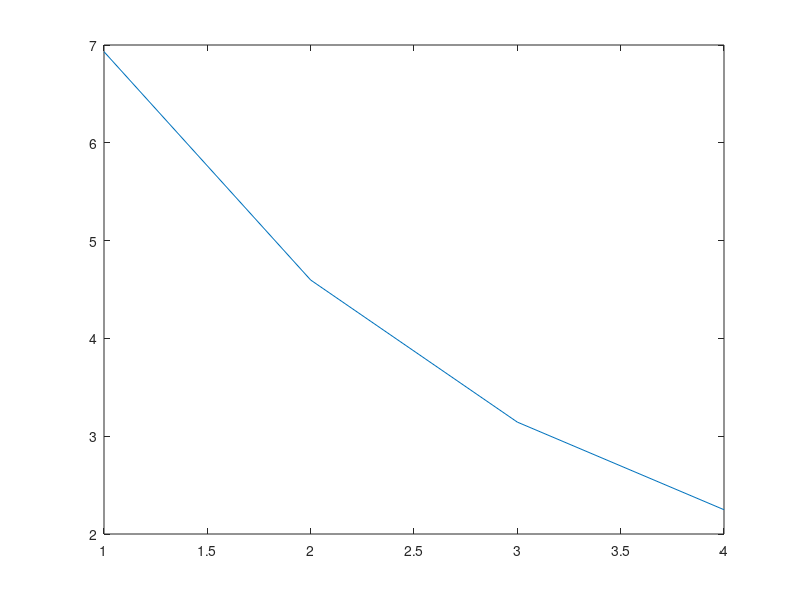

The MATLAB source for this figure:
A1 = [1.08 0.75 0.85 0.94 0.40 1.25 1.19 0.99 0.69 1.32; 0.08 -0.19 -0.11 0.01 -0.09 -0.21 0.07 0.04 -0.02 0.02]
A2 = [0.01 -0.01 0.09 -0.05 -0.45 0.07 -0.33 -0.06 -0.33 -0.24; 0.85 1.05 0.93 1.41 1.45 1.20 0.88 1.08 1.10 1.01]
t = [1 1 1 1 1 0 0 0 0 0;0 0 0 0 0 1 1 1 1 1]
w1 = [0;0]
w2 = [0;0]
cross = 0

for j = 1:5
    y11 = exp(transpose(w1)*A1(:,j))/(exp(transpose(w1)*A1(:,j)) + exp(transpose(w2)*A1(:,j)))
	y12 = exp(transpose(w2)*A1(:,j))/(exp(transpose(w1)*A1(:,j)) + exp(transpose(w2)*A1(:,j)))
    
    y21 = exp(transpose(w1)*A2(:,j))/(exp(transpose(w1)*A2(:,j)) + exp(transpose(w2)*A2(:,j)))
    y22 = exp(transpose(w2)*A2(:,j))/(exp(transpose(w1)*A2(:,j)) + exp(transpose(w2)*A2(:,j)))
    
    cross = cross - (t(1,j)*log(y11) + t(2,j)*log(y12)) - (t(1,5+j)*log(y21) + t(2,5+j)*log(y22)) 
end

error = 0
for i = 1:5
    sum11 = 0
    sum21 = 0
	sum12 = 0
	sum22 = 0
    cross = 0
    for j=1:5
        d1 = exp(transpose(w1)*A1(:,j)) + exp(transpose(w2)*A1(:,j))
		d2 = exp(transpose(w1)*A2(:,j)) + exp(transpose(w2)*A2(:,j))
        y11 = exp(transpose(w1)*A1(:,j))/d1
        y12 = exp(transpose(w2)*A1(:,j))/d1
		y21 = exp(transpose(w1)*A2(:,j))/d2
	    y22 = exp(transpose(w2)*A2(:,j))/d2
		
        cross = cross - (t(1,j)*log(y11) + t(2,j)*log(y12)) - (t(1,5+j)*log(y21) + t(2,5+j)*log(y22)) 
        sum11 = sum11 + 0.1*((t(1,j)-y11)*A1(:,j))
        sum21 = sum21 + 0.1*((t(2,j)-y12)*A1(:,j))
		sum12 = sum12 + 0.1*((t(1,5+j)-y21)*A2(:,j))
		sum22 = sum22 + 0.1*((t(2,5+j)-y21)*A2(:,j))
    end
    w1 = w1 + sum11 + sum12
    w2 = w2 + sum21 + sum22
    
    error = [error;cross]
end

plot(error(2:5,:))

transpose(w1)*[1.25;-0.21]